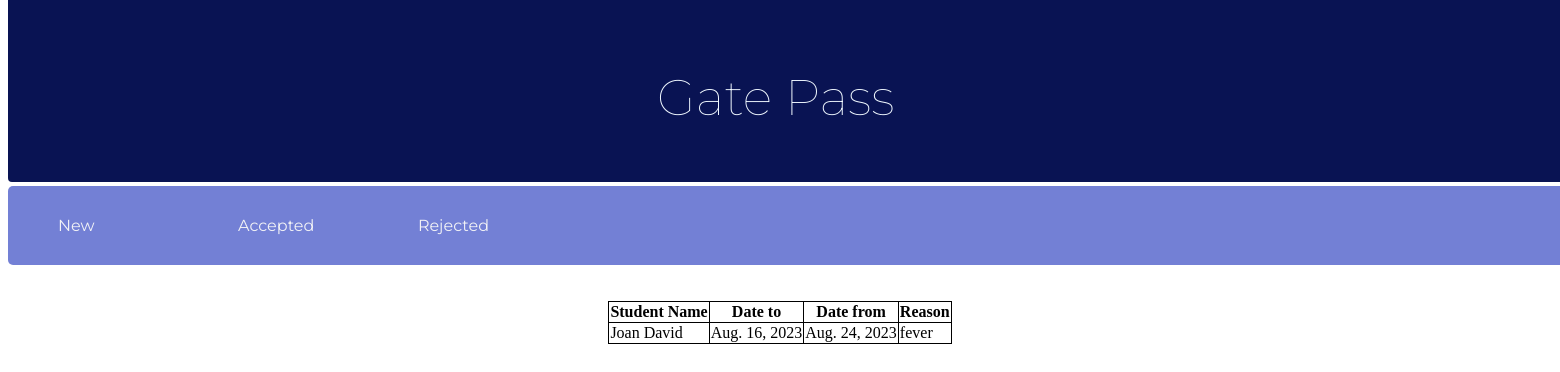
/vmess_cut/mrejected, run on the app's committed database.
### app6/models.py (models this page shows)
class Messcut(models.Model):
    option=(
        ('1','accepted'),
        ('0','rejected'),
       )
    fname = models.CharField(max_length=25)
    lname = models.CharField(max_length=25)
    stud_id=models.CharField(max_length=10,null=False,blank=False)
    date_from=models.DateField(null=True)
    date_to=models.DateField(null=True)
    reason=models.CharField(max_length=200)
    status=models.CharField(max_length=10)
    warden_approve=models.CharField(max_length=3,choices=option)
    users=models.ForeignKey(Student,on_delete=models.CASCADE)

### app6/views.py (the view)
# urls.py: path('vmess_cut/mrejected',views.mrejected),
def mrejected(request):
    new=Messcut.objects.filter(warden_approve='0').all()
    dic1={'mnew':new}
    return render(request,'messreject.html',dic1)

### app6/templates/messreject.html (shortened to what this page needs)
<!DOCTYPE html>
<html lang="en">
<head>
</head>
<body>
    <div class="main">
         <p>Gate Pass</p>
    </div>
    <nav>
        <ul>
            <li><a href="newmessreq">New</a></li>
            <li><a href="maccepted">Accepted</a></li>
            <li><a href="mrejected">Rejected</a></li>
        </ul>
    </nav>
    <br>
    <br>
    <table  class="center">
        <tr>
            <th>Student Name</th>
            <th>Date to</th>
            <th>Date from</th>
            <th>Reason</th>
        </tr>
        {% for i in mnew %}
        <tr>
            <td>{{i.fname}} {{i.lname}}</td>
            <td>{{i.date_from}}</td>
            <td>{{i.date_to}}</td>
            <td>{{i.reason}}</td>
        </tr>
        {% endfor %}
   </table>
</body>
</html>

### app6/templates/messreject.html (style rules this page uses)
.main { width:100%; height:100px; background-color: #091353; border-radius:4px; margin-top:-40px; color:aliceblue ; padding:57px; font-size: 20px; bottom:500px; font-family: 'Montserrat', sans-serif; }
p { color:aliceblue ; font-size: 50px; font-weight:100; position: absolute; top:0px; left: 640px; padding:17px; font-family: 'Montserrat', sans-serif; }
nav { width:102rem; height:20%; background-color:#7380d5; margin-top: 4px; overflow:auto; border-radius: 5px; }
ul { padding:0; margin:0 0 0 15px; list-style: none; }
li { float:left; padding: 10px; }
nav a { width:110px; height:10%; display:block; padding:20px 25px; text-decoration:none; font-family:'Montserrat', sans-serif; color:rgb(242, 242, 246); align-items: center; }
.center { margin-left: auto; margin-right: auto; }
table, th, td { border: 1px solid black; border-collapse: collapse; }

### data on the page
Messcut: fname "Joan", lname "David", date_from "Aug. 16, 2023", date_to "Aug. 24, 2023", reason "fever"
